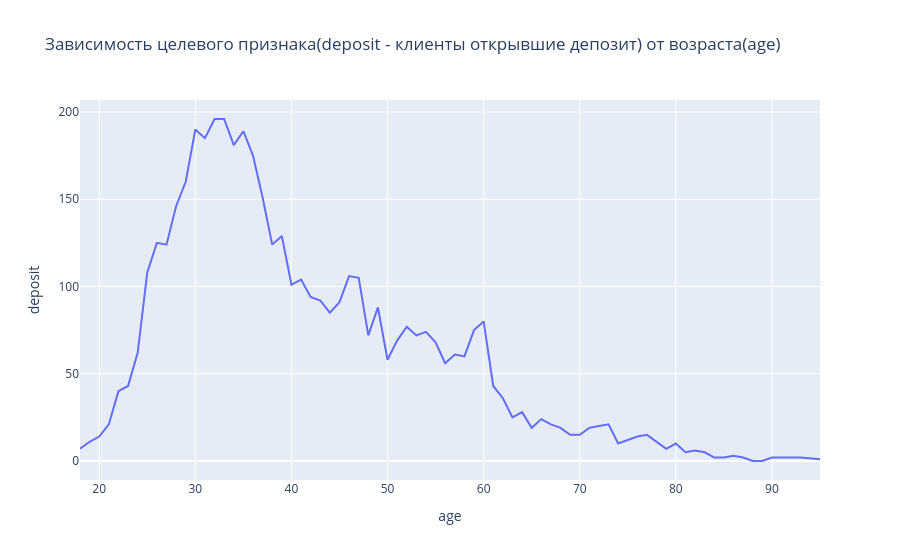

This figure's notebook cell:
### Code cell
fig = px.line(pd.DataFrame(data.groupby('age')['deposit'].sum()).reset_index(), x='age', y='deposit', title='Зависимость целевого признака(deposit - клиенты открывшие депозит) от возраста(age)')
fig.show('png')

### Figure 1 — Plotly figure (JSON) as saved in the notebook; plotly's stock layout.template omitted (floating-point values rounded to 4 significant figures)
{"data": [{"hovertemplate": "age=%{x}<br>deposit=%{y}<extra></extra>", "legendgroup": "", "line": {"color": "#636efa", "dash": "solid"}, "marker": {"symbol": "circle"}, "mode": "lines", "name": "", "orientation": "v", "showlegend": false, "type": "scatter", "x": [18, 19, 20, 21, 22, 23, 24, 25, 26, 27, 28, 29, 30, 31, 32, 33, 34, 35, 36, 37, 38, 39, 40, 41, 42, 43, 44, 45, 46, 47, 48, 49, 50, 51, 52, 53, 54, 55, 56, 57, 58, 59, 60, 61, 62, 63, 64, 65, 66, 67, 68, 69, 70, 71, 72, 73, 74, 75, 76, 77, 78, 79, 80, 81, 82, 83, 84, 85, 86, 87, 88, 89, 90, 92, 93, 95], "xaxis": "x", "y": [7, 11, 14, 21, 40, 43, 62, 108, 125, 124, 146, 160, 190, 185, 196, 196, 181, 189, 175, 151, 124, 129, 101, 104, 94, 92, 85, 91, 106, 105, 72, 88, 58, 69, 77, 72, 74, 68, 56, 61, 60, 75, 80, 43, 36, 25, 28, 19, 24, 21, 19, 15, 15, 19, 20, 21, 10, 12, 14, 15, 11, 7, 10, 5, 6, 5, 2, 2, 3, 2, 0, 0, 2, 2, 2, 1], "yaxis": "y"}], "layout": {"autosize": true, "legend": {"tracegroupgap": 0}, "title": {"text": "Зависимость целевого признака(deposit - клиенты открывшие депозит) от возраста(age)"}, "xaxis": {"anchor": "y", "autorange": true, "domain": [0, 1], "range": [18, 95], "title": {"text": "age"}, "type": "linear"}, "yaxis": {"anchor": "x", "autorange": true, "domain": [0, 1], "range": [-10.89, 206.9], "title": {"text": "deposit"}, "type": "linear"}}}
